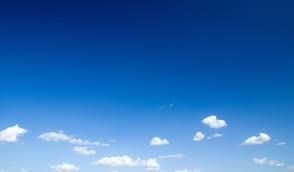
#> input picture download.jpg, 294 x 172 px, found by its file name
$ python ima2.py
#> lines starting #> are read from the running program, lines starting #| are printed output that depends on the picture; after the words box and inside, x2 and y2 are one past the last pixel; in counts of white or black regions, pixels touching at a corner belong together
import cv2
import numpy as np

url='download.JPG'
cap=cv2.imread(url)
#> cap is the input picture: shape (172, 294, 3); mean B, G, R 179.7, 111.6, 48.4
while(1):
    hsv=cv2.cvtColor(cap,cv2.COLOR_BGR2HSV)
#> hsv: shape (172, 294, 3); mean H, S, V 105.7, 201.2, 179.7
    lower_blue=np.array([110,50,50])
    upper_blue=np.array([130,255,255])
    mask=cv2.inRange(hsv,lower_blue,upper_blue)
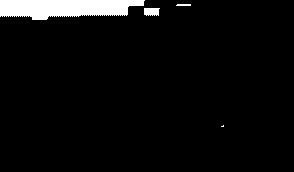
#> mask: shape (172, 294); 4.7% white; 4 white regions (1 under 20 px), largest, box (x1, y1, x2, y2) and area: (0, 0, 145, 20) 2218, (144, 8, 160, 16) 113, (176, 4, 191, 6) 29

    res=cv2.bitwise_and(cap,cap,mask=mask)
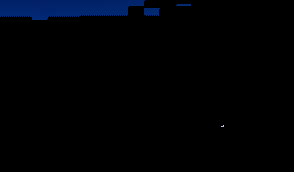
#> res: shape (172, 294, 3); mean B, G, R 5.1, 1.7, 0.1

    cv2.imshow('cap',cap)
    cv2.imshow('Mask',mask)
    cv2.imshow('Result',res)

    k=cv2.waitKey(5)& 0xFF# for escaping the infinite loop
#> (key Esc is pressed here)
    if (k==27):
        break

cv2.destroyAllWindows()
